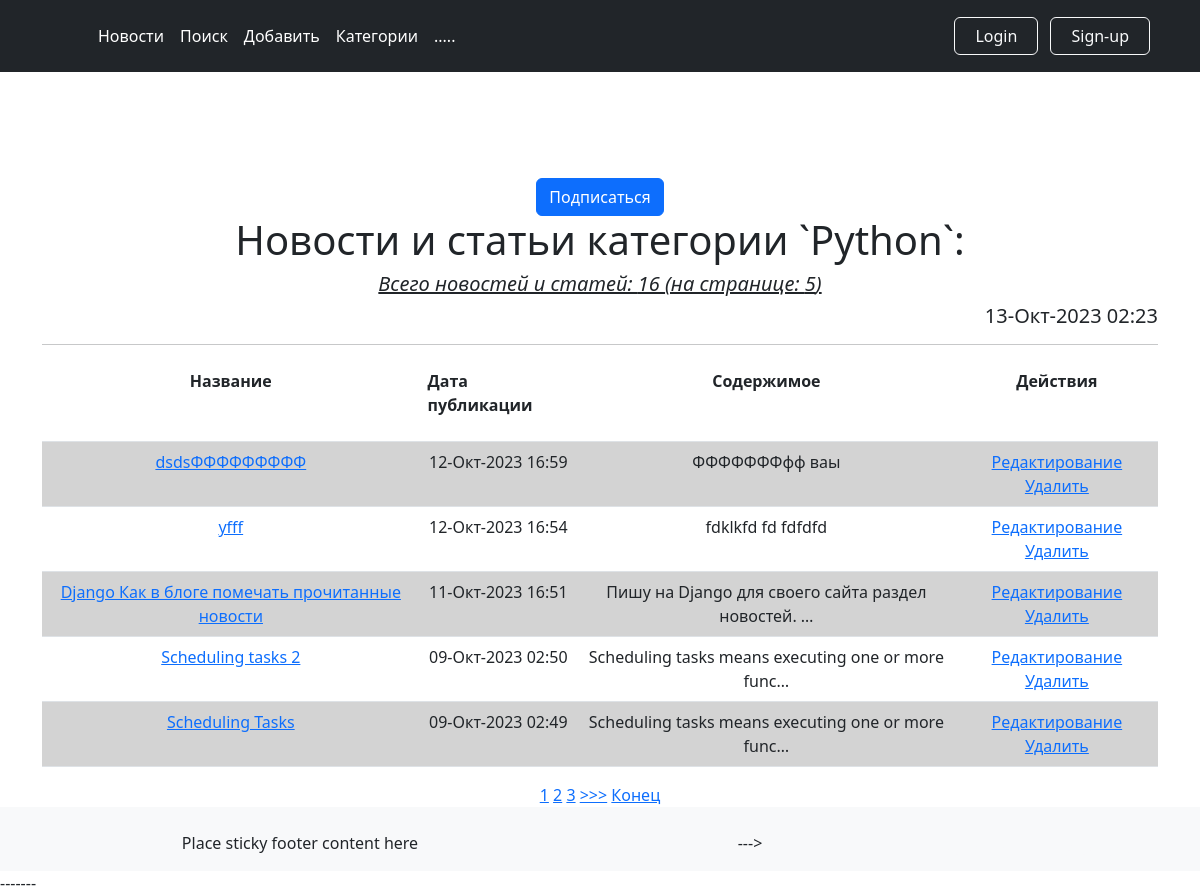
Screenshot of /categories/1 with the database file from the repository.
### news/models.py (models this page shows, shortened)
class Category(models.Model):
    name = models.CharField(max_length=64, unique=True)
    subscribers = models.ManyToManyField(User, blank=True)

class Post(models.Model):
    author = models.ForeignKey(Author, on_delete=models.CASCADE, verbose_name='Автор')
    NEWS = 'NW'
    ARTICLE = 'AR'
    TYPES = [
        (NEWS, 'Новость'),
        (ARTICLE, 'Статья'),
    ]
    categoryType = models.CharField(max_length=2, choices=TYPES, default=ARTICLE, verbose_name='Тип статьи')
    dateCreation = models.DateTimeField(auto_now_add=True, verbose_name='Дата публикации')
    postCategory = models.ManyToManyField(Category, through='PostCategory', verbose_name='Категории статьи')
    title = models.CharField(max_length=128, verbose_name='Заголовок')
    text = models.TextField(verbose_name='Текст статьи')
    rating = models.SmallIntegerField(default=0, verbose_name='Рейтинг')

### news/views.py (the view)
# urls.py: path('categories/<int:pk>', CategoryDetailView.as_view(), name='category_detail'),
class CategoryDetailView(ListView):
    model = Category
    template_name = 'news/posts.html'
    context_object_name = 'posts'
    ordering = ['-id']
    paginate_by = 5
    def get_queryset(self):
        cat = Category.objects.get(pk=self.kwargs['pk'])
        queryset = cat.post_set.order_by('-pk')
        return queryset
    def get_context_data(self, **kwargs):
        context = super().get_context_data(**kwargs)
        context['category'] = Category.objects.get(pk=self.kwargs['pk'])
        context['time_now'] = timezone.localtime(timezone.now())  # добавим переменную текущей даты time_now
        context['is_not_authors'] = not self.request.user.groups.filter(name='authors').exists()
        return context

### news/templatetags/custom_filters.py (called while the page is built)
@register.filter(name='Censor2')
def hide_forbidden(text):
    words = text.split()
    result = []
    for word in words:
        if word in banned_word_list:
            result.append(word[0] + "*"*(len(word)-2) + word[-1])
        else:
            result.append(word)
    return " ".join(result)

### news/templates/news/posts.html (shortened to what this page needs)
{% extends 'layout/default.html' %}
{% load custom_filters %}
{% block content %}
    {% if category %}
        {% if user not in category.subscribers.filter %}
            <a href="{% url 'news:subscribe' category.pk %}" class="btn btn-primary">Подписаться</a>
        {% else %}
            <a href="{% url 'news:unsubscribe' category.pk %}" class="btn btn-secondary btn-sm">Отписаться</a>
        {% endif %}
        <h1 align="center" >Новости и статьи категории `{{ category.name }}`:</h1>
        <h5 align="center"><i><u> Всего новостей и статей: {{ category.post_set.count }}
            (на странице: {{ posts|length }})</u></i>
        </h5>
    {% else %}
        <h1 align="center" >Все новости и статьи:</h1>
        <h5 align="center"><i><u> Всего новостей и статей: {{ posts_count }}
            (на странице: {{ posts|length }})</u></i>
        </h5>
    {% endif %}
    <h5 align="right">{{ time_now| date:'d-M-Y H:i' }}</h5>
    <hr>
    {% if posts %}
        <table class="table">
            <tr>
                <th scope="col"> Название</th>
                <th scope="col"><p align="justify"> Дата публикации</p></th>
                <th scope="col">Содержимое</th>
                <th scope="col">Действия</th>
            </tr>
            {% for post in posts %}
                <tr class="{% cycle 'blue_tr' 'white_tr' %}">
                    <td>
                        <a href="{% url 'news:post_detail' post.pk %}">
                            {{ post.title|truncatewords:8|truncatechars:50|Censor2 }}
                        </a>
                    </td>
                    <td>{{ post.dateCreation| date:'d-M-Y H:i' }}</td>
                    <td>{{ post.text|truncatechars:50|Censor2 }}</td>
                    <td>
                        <a href="{% url 'news:post_update' post.pk %}">Редактирование</a>
                        <a href="{% url 'news:post_delete' post.pk %}">Удалить</a>
                    </td>
                </tr>
            {% endfor %}
        </table>
        {% include 'news/parts/paginator.html' %}
    {% else %}
        <h2>Новостей и статей нет!</h2>
    {% endif %}
{% endblock content %}

### static/css/styles.css (style rules this page uses)
.blue_tr { background-color: lightgray; }
.white_tr { background-color: white; }
* { margin: 0; padding: 0; }
html, body { height: 100%; }

### rows the page displays
Category: name "Python", post_set.count "16"
Post: title|Censor2 "dsdsФФФФФФФФФ", dateCreation "12-Окт-2023 16:59", text|Censor2 "ФФФФФФФфф ваы"
Post: title|Censor2 "yfff", dateCreation "12-Окт-2023 16:54", text|Censor2 "fdklkfd fd fdfdfd"
Post: title|Censor2 "Django Как в блоге помечать прочитанные новости", dateCreation "11-Окт-2023 16:51", text|Censor2 "Пишу на Django для своего сайта раздел новостей. …"
Post: title|Censor2 "Scheduling tasks 2", dateCreation "09-Окт-2023 02:50", text|Censor2 "Scheduling tasks means executing one or more func…"
Post: title|Censor2 "Scheduling Tasks", dateCreation "09-Окт-2023 02:49", text|Censor2 "Scheduling tasks means executing one or more func…"

### other values shown
{{ posts|length }} "5"
{{ time_now| date:'d-M-Y H:i' }} "13-Окт-2023 02:23"
{{ num }} "1" "2" "3"
